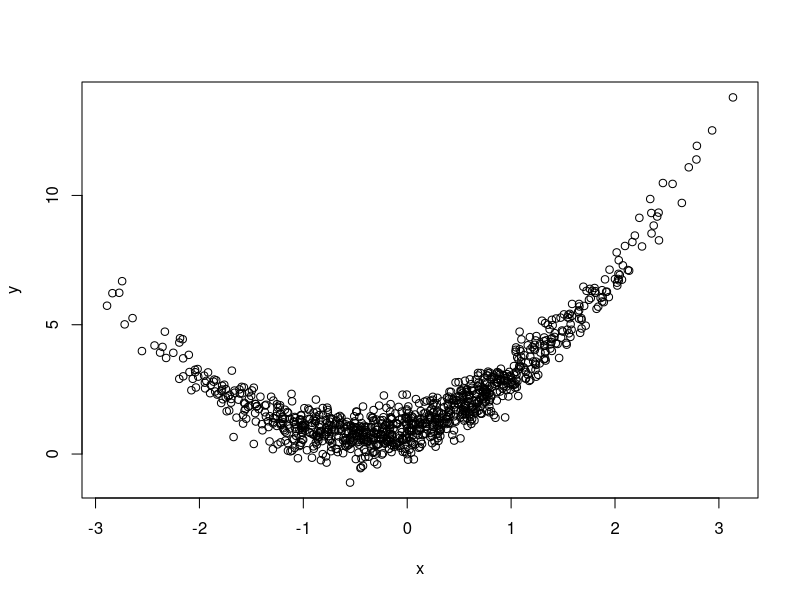

The R script that drew this image:
x = rnorm(1000)
y = 1+x+x*x+rnorm(1000)/2
dat = data.frame(x=x,y=y)
plot(x,y)
train = sample(1000,800)
test = -train

fit=lm(y~x,dat[train,])
pp=predict(fit,dat[test,])
cv.resid = pp-dat[test,'y']
howBad1 = sd(cv.resid)

fit2=lm(y~x+I(x^2),dat[train,])
pp=predict(fit2,dat[test,])
cv.resid = pp-dat[test,'y']
howBad2 = sd(cv.resid)

fit=lm(y~x+I(x^2)+I(x^3),dat[train,])
pp=predict(fit,dat[test,])
cv.resid = pp-dat[test,'y']
howBad3 = sd(cv.resid)

fit=lm(y~x+I(x^2)+I(x^3)+I(x^4),dat[train,])
pp=predict(fit,dat[test,])
cv.resid = pp-dat[test,'y']
howBad4 = sd(cv.resid)

fit=lm(y~x+I(x^2)+I(x^3)+I(x^4)+I(x^5)+I(x^6)+I(x^7),
       dat[train,])
pp=predict(fit,dat[test,])
cv.resid = pp-dat[test,'y']
howBad7 = sd(cv.resid)
